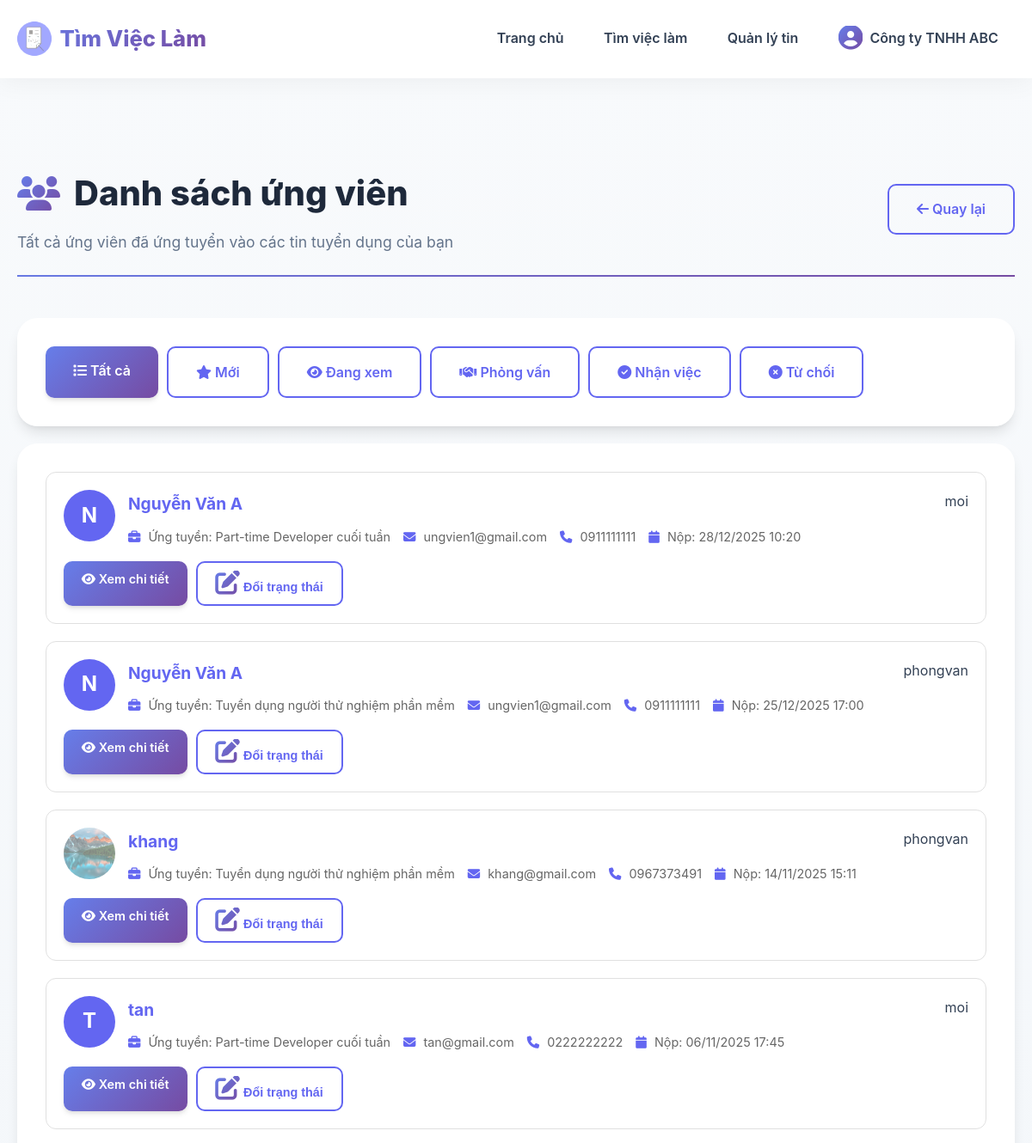
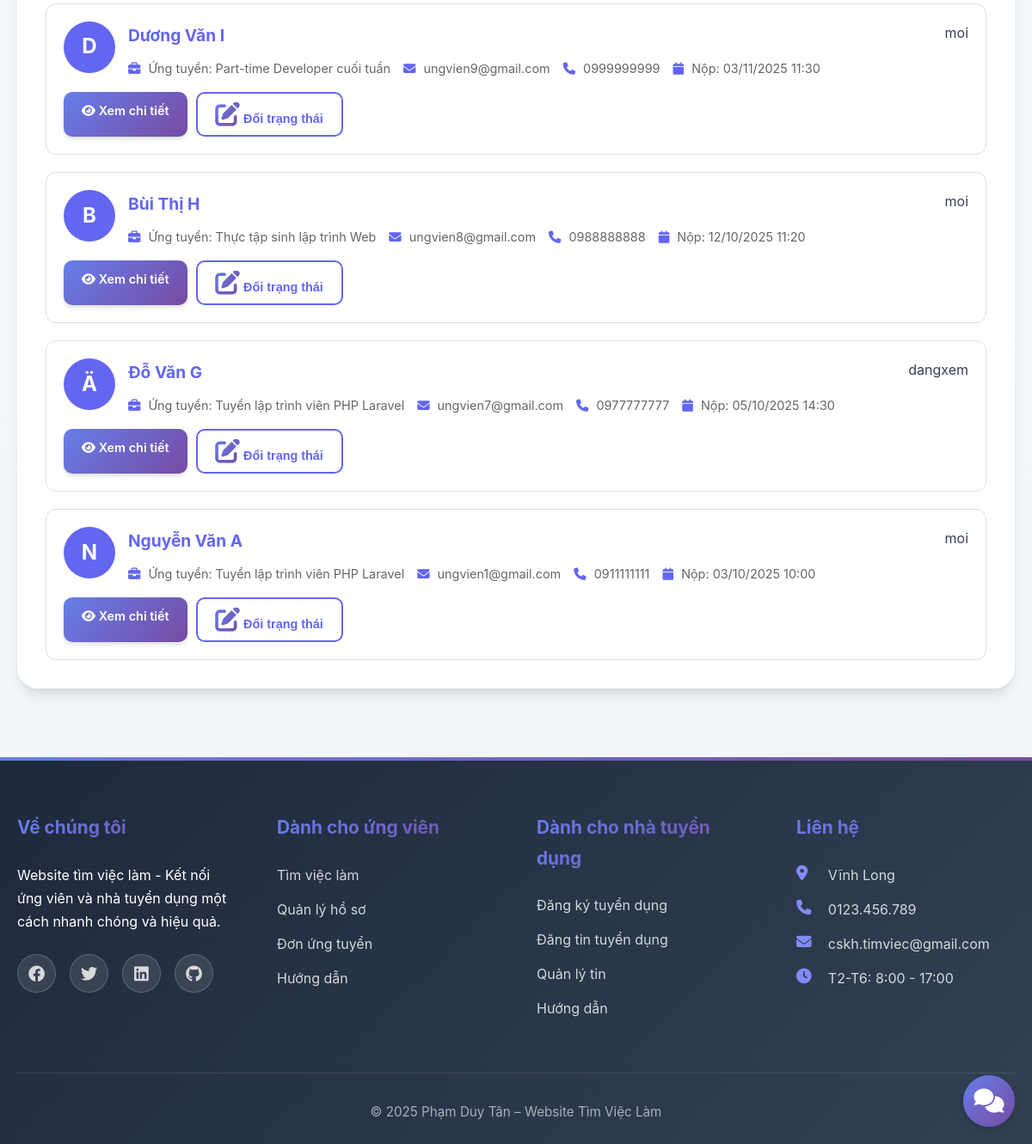
The app's page /nhatuyendung/danhsachungvien (signed in) with its own data (2 pictures, top to bottom).
### tables this page shows
CREATE TABLE `donungtuyen` (
  `id` int(11) NOT NULL,
  `tintuyendung_id` int(11) NOT NULL,
  `nguoidung_id` int(11) NOT NULL COMMENT 'ID ứng viên',
  `cv_file` varchar(255) NOT NULL,
  `thuungtuyen` text DEFAULT NULL,
  `trangthai` enum('moi','dangxem','phongvan','nhanviec','tuchoi') DEFAULT 'moi',
  `ghichu` text DEFAULT NULL COMMENT 'Ghi chú của nhà tuyển dụng',
  `ngaynop` datetime DEFAULT current_timestamp(),
  `ngaycapnhat` datetime DEFAULT current_timestamp() ON UPDATE current_timestamp()
);

CREATE TABLE `nguoidung` (
  `id` int(11) NOT NULL,
  `email` varchar(255) NOT NULL,
  `matkhau` varchar(255) NOT NULL,
  `hoten` varchar(255) NOT NULL,
  `sodienthoai` varchar(20) DEFAULT NULL,
  `diachi` text DEFAULT NULL,
  `avatar` varchar(255) DEFAULT NULL,
  `vaitro` enum('admin','ungvien','tuyendung','choduyet') DEFAULT 'ungvien',
  `trangthai` enum('hoatdong','khoa') DEFAULT 'hoatdong',
  `xacminh` tinyint(1) DEFAULT 0,
  `ngaytao` datetime DEFAULT current_timestamp(),
  `ngaycapnhat` datetime DEFAULT current_timestamp() ON UPDATE current_timestamp()
);

CREATE TABLE `tintuyendung` (
  `id` int(11) NOT NULL,
  `nguoidung_id` int(11) NOT NULL COMMENT 'ID nhà tuyển dụng',
  `tieude` varchar(500) NOT NULL,
  `nganhnghe_id` int(11) NOT NULL,
  `mucluong_id` int(11) DEFAULT NULL,
  `loaicongviec_id` int(11) DEFAULT NULL,
  `tinhthanh_id` int(11) DEFAULT NULL,
  `diachilamviec` text DEFAULT NULL,
  `soluong` int(11) DEFAULT 1,
  `gioitinh_yc` enum('nam','nu','khongphanbiet') DEFAULT 'khongphanbiet',
  `mota` text DEFAULT NULL,
  `yeucau` text DEFAULT NULL,
  `quyenloi` text DEFAULT NULL,
  `ngayhethan` date NOT NULL,
  `trangthai` enum('choduyet','dangmo','hethan','dong','an') DEFAULT 'choduyet',
  `luotxem` int(11) DEFAULT 0,
  `ngaydang` datetime DEFAULT current_timestamp(),
  `ngaycapnhat` datetime DEFAULT current_timestamp() ON UPDATE current_timestamp()
);

### app/controllers/NhatuyendungController.php (called while the page is built, shortened)
<?php
require_once BASE_PATH . 'app/models/DonUngTuyenModel.php';
class NhatuyendungController extends BaseController {
    private $tinModel;
    private $donModel;
    public function __construct() {
        $this->tinModel = new TinTuyenDungModel();
        $this->donModel = new DonUngTuyenModel();
    }
    public function danhsachungvien($tinId = null) {
        $nguoidungId = $_SESSION['nguoidung_id'];
        if ($tinId) {
            $tin = $this->tinModel->layChiTiet($tinId);
            if (!$tin || $tin['nguoidung_id'] != $nguoidungId) {
                $_SESSION['error'] = 'Bạn không có quyền xem danh sách này';
                $this->redirect('nhatuyendung/danhsachtin');
            }
            $filterTrangthai = isset($_GET['trangthai']) ? $_GET['trangthai'] : '';
            $danhSachUngVien = $this->donModel->layDanhSachTheoTin($tinId, $filterTrangthai);
            $thongKe = $this->donModel->thongKeTheoTin($tinId);
            $data = [
                'pageTitle' => 'Danh sách ứng viên - ' . $tin['tieude'],
                'tinTuyenDung' => $tin,
                'thongKe' => $thongKe,
                'danhSach' => $danhSachUngVien,
                'filterTrangthai' => $filterTrangthai
            ];
        } else {
            $filterTrangthai = isset($_GET['trangthai']) ? $_GET['trangthai'] : '';
            $danhSachUngVien = $this->donModel->layDanhSachTheoNhaTuyenDung($nguoidungId, $filterTrangthai);
            $data = [
                'pageTitle' => 'Tất cả ứng viên',
                'tinTuyenDung' => null,
                'danhSach' => $danhSachUngVien,
                'filterTrangthai' => $filterTrangthai
            ];
        }
        $this->view('nhatuyendung/danhsachungvien', $data);
    }
}
?>

### app/models/DonUngTuyenModel.php (called while the page is built, shortened)
<?php
class DonUngTuyenModel {
    private $db;
    private $table = 'donungtuyen';
    public function __construct() {
        $this->db = Database::getInstance()->getConnection();
    }
    public function layDanhSachTheoNhaTuyenDung($nguoidungId, $filterTrangthai = '') {
        $sql = "SELECT d.*, nd.hoten, nd.email, nd.sodienthoai, nd.avatar,
                tuv.ngaysinh, tuv.gioitinh, tuv.trinhdo, tuv.kinhnghiem,
                t.tieude, t.id as tintuyendung_id
                FROM " . $this->table . " d
                INNER JOIN nguoidung nd ON d.nguoidung_id = nd.id
                LEFT JOIN thongtinungvien tuv ON nd.id = tuv.nguoidung_id
                INNER JOIN tintuyendung t ON d.tintuyendung_id = t.id
                WHERE t.nguoidung_id = :nguoidung_id";
        $sql .= " ORDER BY d.ngaynop DESC";
        $stmt = $this->db->prepare($sql);
        $stmt->bindParam(':nguoidung_id', $nguoidungId);
        $stmt->execute();
        return $stmt->fetchAll(PDO::FETCH_ASSOC);
    }
}
?>

### app/core/Database.php (called while the page is built, shortened)
<?php
class Database {
    private static $instance = null;
    private $connection;
    private function __construct() {
        try {
            $this->connection = new PDO(
                "mysql:host=" . DB_HOST . ";dbname=" . DB_NAME . ";charset=utf8mb4",
                DB_USER,
                DB_PASS,
                [
                    PDO::ATTR_ERRMODE => PDO::ERRMODE_EXCEPTION,
                    PDO::ATTR_DEFAULT_FETCH_MODE => PDO::FETCH_ASSOC,
                    PDO::ATTR_EMULATE_PREPARES => false
                ]
            );
        } catch (PDOException $e) {
            error_log("Database connection failed: " . $e->getMessage());
            if (DEBUG_MODE) {
                die("Lỗi kết nối database: " . $e->getMessage());
            } else {
                die("Không thể kết nối đến cơ sở dữ liệu. Vui lòng thử lại sau.");
            }
        }
    }
    public static function getInstance() {
        if (self::$instance === null) {
            self::$instance = new self();
        }
        return self::$instance;
    }
    public function getConnection() {
        return $this->connection;
    }
}

### app/views/nhatuyendung/danhsachungvien.php (the view, shortened to what this page needs)
<?php require_once BASE_PATH . 'app/views/layouts/header.php'; ?>
<div class="container" style="margin-top: 100px;">
    <div class="page-header">
        <div style="display: flex; justify-content: space-between; align-items: center;">
            <div>
                <h1><i class="fas fa-users"></i> Danh sách ứng viên</h1>
                <?php if (isset($tinTuyenDung) && $tinTuyenDung): ?>
                    <p><?php echo htmlspecialchars($tinTuyenDung['tieude']); ?></p>
                <?php else: ?>
                    <p>Tất cả ứng viên đã ứng tuyển vào các tin tuyển dụng của bạn</p>
                <?php endif; ?>
            </div>
            <a href="<?php echo BASE_URL; ?>nhatuyendung/danhsachtin" class="btn btn-outline">
                <i class="fas fa-arrow-left"></i> Quay lại
            </a>
        </div>
    </div>
    <div class="card" style="margin-bottom: 20px;">
        <div class="card-body">
            <div class="filter-group">
                <a href="?trangthai="
                   class="btn <?php echo !$filterTrangthai ? 'btn-primary' : 'btn-outline'; ?>">
                    <i class="fas fa-list"></i> Tất cả
                </a>
                <a href="?trangthai=moi"
                   class="btn <?php echo $filterTrangthai == 'moi' ? 'btn-primary' : 'btn-outline'; ?>">
                    <i class="fas fa-star"></i> Mới
                </a>
                <a href="?trangthai=dangxem"
                   class="btn <?php echo $filterTrangthai == 'dangxem' ? 'btn-primary' : 'btn-outline'; ?>">
                    <i class="fas fa-eye"></i> Đang xem
                </a>
                <a href="?trangthai=phongvan"
                   class="btn <?php echo $filterTrangthai == 'phongvan' ? 'btn-primary' : 'btn-outline'; ?>">
                    <i class="fas fa-handshake"></i> Phỏng vấn
                </a>
                <a href="?trangthai=nhanviec"
                   class="btn <?php echo $filterTrangthai == 'nhanviec' ? 'btn-primary' : 'btn-outline'; ?>">
                    <i class="fas fa-check-circle"></i> Nhận việc
                </a>
                <a href="?trangthai=tuchoi"
                   class="btn <?php echo $filterTrangthai == 'tuchoi' ? 'btn-primary' : 'btn-outline'; ?>">
                    <i class="fas fa-times-circle"></i> Từ chối
                </a>
            </div>
        </div>
    </div>
    <div class="card">
        <div class="card-body">
            <?php if (empty($danhSach)): ?>
                <div class="empty-state">
                    <i class="fas fa-inbox"></i>
                    <p>Chưa có ứng viên nào ứng tuyển</p>
                </div>
            <?php else: ?>
                <div class="candidate-list">
                    <?php foreach ($danhSach as $don): ?>
                    <div class="candidate-card">
                        <div class="candidate-header">
                            <div class="candidate-avatar">
                                <?php if ($don['avatar']): ?>
                                    <img src="<?php echo BASE_URL . 'uploads/avatar/' . htmlspecialchars($don['avatar']); ?>"
                                         alt="Avatar">
                                <?php else: ?>
                                    <div class="avatar-placeholder">
                                        <?php echo strtoupper(substr($don['hoten'], 0, 1)); ?>
                                    </div>
                                <?php endif; ?>
                            </div>
                            <div class="candidate-info">
                                <h3><?php echo htmlspecialchars($don['hoten']); ?></h3>
                                <div class="candidate-meta">
                                    <?php if (!isset($tinTuyenDung) || !$tinTuyenDung): ?>
                                        <span><i class="fas fa-briefcase"></i> Ứng tuyển: <?php echo htmlspecialchars($don['tieude']); ?></span>
                                    <?php endif; ?>
                                    <span><i class="fas fa-envelope"></i> <?php echo htmlspecialchars($don['email']); ?></span>
                                    <span><i class="fas fa-phone"></i> <?php echo htmlspecialchars($don['sodienthoai']); ?></span>
                                    <span><i class="fas fa-calendar"></i> Nộp: <?php echo date('d/m/Y H:i', strtotime($don['ngaynop'])); ?></span>
                                </div>
                            </div>
                            <div class="candidate-status">
                                <?php
                                $statusLabels = [
                                    'moi' => '<span class="badge badge-info">Mới</span>',
                                    'dangxem' => '<span class="badge badge-primary">Đang xem</span>',
                                    'phongvan' => '<span class="badge badge-warning">Phỏng vấn</span>',
                                    'nhanviec' => '<span class="badge badge-success">Nhận việc</span>',
                                    'tuchoi' => '<span class="badge badge-danger">Từ chối</span>'
                                ];
                                echo $statusLabels[$don['trangthai']] ?? $don['trangthai'];
                                ?>
                            </div>
                        </div>
                        <div class="candidate-actions">
                            <a href="<?php echo BASE_URL; ?>nhatuyendung/chitietungvien/<?php echo $don['id']; ?>"
                               class="btn btn-sm btn-primary">
                                <i class="fas fa-eye"></i> Xem chi tiết
                            </a>
                            <?php if ($don['trangthai'] != 'nhanviec'): ?>
                                <div class="dropdown" style="display: inline-block;">
                                    <button class="btn btn-sm btn-outline dropdown-toggle" type="button" data-toggle="dropdown">
                                        <i class="fas fa-edit"></i> Đổi trạng thái
                                    </button>
                                </div>
                            <?php endif; ?>
                        </div>
                    </div>
                    <?php endforeach; ?>
                </div>
            <?php endif; ?>
        </div>
    </div>
</div>
<?php require_once BASE_PATH . 'app/views/layouts/footer.php'; ?>

### public/css/style.css (style rules this page uses)
* { margin: 0; padding: 0; box-sizing: border-box; }
:root { --primary-color: #6366f1; --primary-light: #818cf8; --primary-dark: #4f46e5; --secondary-color: #8b5cf6; --accent-color: #ec4899; --success-color: #10b981; --danger-color: #ef4444; --warning-color: #f59e0b; --info-color: #06b6d4; --dark-color: #1e293b; --light-color: #f8fafc; --white-color: #ffffff; --border-color: #e2e8f0; --text-color: #334155; --text-light: #64748b; --text-lighter: #94a3b8; --gradient-primary: linear-gradient(135deg, #667eea 0%, #764ba2 100%); --gradient-secondary: linear-gradient(135deg, #f093fb 0%, #f5576c 100%); --gradient-success: linear-gradient(135deg, #4facfe 0%, #00f2fe 100%); --gradient-purple: linear-gradient(135deg, #a8edea 0%, #fed6e3 100%); --gradient-hero: linear-gradient(135deg, #667eea 0%, #764ba2 50%, #f093fb 100%); --shadow-sm: 0 1px 2px 0 rgba(0, 0, 0, 0.05); --shadow: 0 4px 6px -1px rgba(0, 0, 0, 0.1), 0 2px 4px -1px rgba(0, 0, 0, 0.06); --shadow-md: 0 10px 15px -3px rgba(0, 0, 0, 0.1), 0 4px 6px -2px rgba(0, 0, 0, 0.05); --shadow-lg: 0 20px 25px -5px rgba(0, 0, 0, 0.1), 0 10px 10px -5px rgba(0, 0, 0, 0.04); --shadow-xl: 0 25px 50px -12px rgba(0, 0, 0, 0.25); --shadow-color: 0 10px 40px rgba(102, 126, 234, 0.2); --transition: all 0.3s cubic-bezier(0.4, 0, 0.2, 1); --transition-fast: all 0.15s cubic-bezier(0.4, 0, 0.2, 1); --transition-slow: all 0.5s cubic-bezier(0.4, 0, 0.2, 1); --radius-sm: 6px; --radius: 10px; --radius-lg: 16px; --radius-xl: 24px; --radius-full: 9999px; }
body { font-family: 'Inter', 'Segoe UI', -apple-system, BlinkMacSystemFont, sans-serif; line-height: 1.7; color: var(--text-color); background: linear-gradient(to bottom, #f8fafc 0%, #f1f5f9 100%); -webkit-font-smoothing: antialiased; -moz-osx-font-smoothing: grayscale; }
a { text-decoration: none; color: inherit; transition: var(--transition); }
img { max-width: 100%; height: auto; display: block; }
html { scroll-behavior: smooth; }
.container { max-width: 1200px; margin: 0 auto; padding: 0 20px; }
.dropdown { position: relative; }
.dropdown-toggle { cursor: pointer; display: flex; align-items: center; gap: 0.5rem; }
.dropdown-toggle i { font-size: 1.8rem; background: var(--gradient-primary); -webkit-background-clip: text; -webkit-text-fill-color: transparent; background-clip: text; }
.btn { display: inline-block; padding: 0.9rem 2rem; border: none; border-radius: var(--radius); font-weight: 600; cursor: pointer; transition: var(--transition); text-align: center; font-size: 1rem; position: relative; overflow: hidden; }
.btn::before { content: ''; position: absolute; top: 50%; left: 50%; width: 0; height: 0; border-radius: 50%; background: rgba(255, 255, 255, 0.2); transform: translate(-50%, -50%); transition: width 0.6s, height 0.6s; }
.btn-primary { background: var(--gradient-primary); color: var(--white-color); box-shadow: var(--shadow); }
.btn-outline { background: transparent; border: 2px solid var(--primary-color); color: var(--primary-color); }
.btn-sm { padding: 0.6rem 1.3rem; font-size: 0.9rem; }
.card { background: rgba(255, 255, 255, 0.95); backdrop-filter: blur(10px); -webkit-backdrop-filter: blur(10px); border-radius: var(--radius-xl); padding: 2rem; box-shadow: var(--shadow-md); margin-bottom: 2rem; border: 1px solid rgba(255, 255, 255, 0.3); transition: var(--transition); }
.page-header { margin-bottom: 3rem; padding-bottom: 1.5rem; border-bottom: 2px solid; border-image: var(--gradient-primary) 1; }
.page-header h1 { font-size: 2.5rem; font-weight: 800; color: var(--dark-color); margin-bottom: 0.5rem; display: flex; align-items: center; gap: 1rem; }
.page-header h1 i { background: var(--gradient-primary); -webkit-background-clip: text; -webkit-text-fill-color: transparent; background-clip: text; }
.page-header p { color: var(--text-light); font-size: 1.1rem; }
img { transition: opacity 0.3s ease; }
img:not(.loaded) { opacity: 0.5; background: linear-gradient(90deg, #f0f0f0 25%, #e0e0e0 50%, #f0f0f0 75%); background-size: 200% 100%; animation: shimmer 1.5s infinite; }

### records on screen
donungtuyen: nguoidung.hoten "N", nguoidung.hoten "Nguyễn Văn A", tintuyendung.tieude "Part-time Developer cuối tuần", nguoidung.email "ungvien1@gmail.com", nguoidung.sodienthoai "0911111111", ngaynop "28/12/2025 10:20", trangthai "moi"
donungtuyen: nguoidung.hoten "N", nguoidung.hoten "Nguyễn Văn A", tintuyendung.tieude "Tuyển dụng người thử nghiệm phần mềm", nguoidung.email "ungvien1@gmail.com", nguoidung.sodienthoai "0911111111", ngaynop "25/12/2025 17:00", trangthai "phongvan"
donungtuyen: nguoidung.avatar (picture), nguoidung.hoten "khang", tintuyendung.tieude "Tuyển dụng người thử nghiệm phần mềm", nguoidung.email "khang@gmail.com", nguoidung.sodienthoai "0967373491", ngaynop "14/11/2025 15:11", trangthai "phongvan"
donungtuyen: nguoidung.hoten "T", nguoidung.hoten "tan", tintuyendung.tieude "Part-time Developer cuối tuần", nguoidung.email "tan@gmail.com", nguoidung.sodienthoai "0222222222", ngaynop "06/11/2025 17:45", trangthai "moi"
donungtuyen: nguoidung.hoten "D", nguoidung.hoten "Dương Văn I", tintuyendung.tieude "Part-time Developer cuối tuần", nguoidung.email "ungvien9@gmail.com", nguoidung.sodienthoai "0999999999", ngaynop "03/11/2025 11:30", trangthai "moi"
donungtuyen: nguoidung.hoten "B", nguoidung.hoten "Bùi Thị H", tintuyendung.tieude "Thực tập sinh lập trình Web", nguoidung.email "ungvien8@gmail.com", nguoidung.sodienthoai "0988888888", ngaynop "12/10/2025 11:20", trangthai "moi"
donungtuyen: nguoidung.hoten "Ä", nguoidung.hoten "Đỗ Văn G", tintuyendung.tieude "Tuyển lập trình viên PHP Laravel", nguoidung.email "ungvien7@gmail.com", nguoidung.sodienthoai "0977777777", ngaynop "05/10/2025 14:30", trangthai "dangxem"
donungtuyen: nguoidung.hoten "N", nguoidung.hoten "Nguyễn Văn A", tintuyendung.tieude "Tuyển lập trình viên PHP Laravel", nguoidung.email "ungvien1@gmail.com", nguoidung.sodienthoai "0911111111", ngaynop "03/10/2025 10:00", trangthai "moi"

### other values on screen
$_SESSION['hoten'] "Công ty TNHH ABC"
